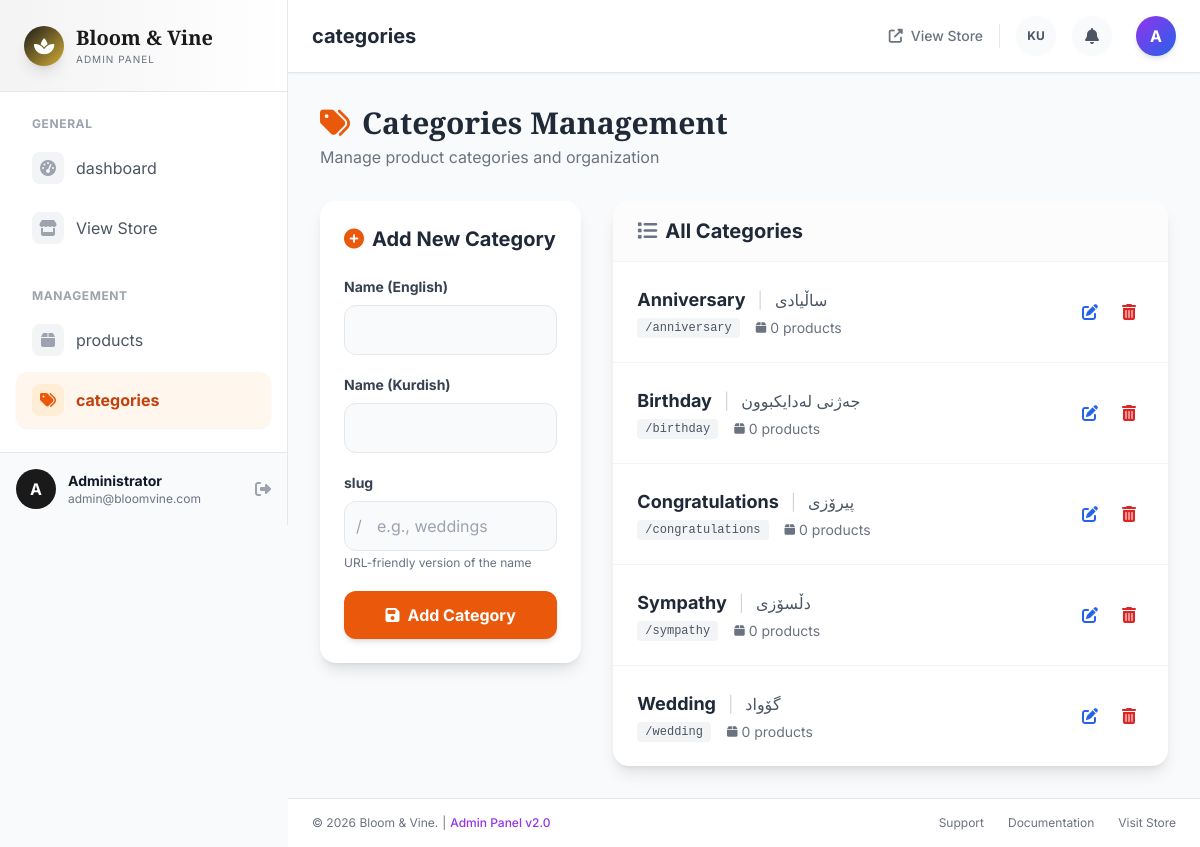
Screenshot of /admin/categories.php (signed in) with the database file from the repository.
### tables this page shows
CREATE TABLE IF NOT EXISTS `categories` (
  `id` INT(11) UNSIGNED NOT NULL AUTO_INCREMENT,
  `name_en` VARCHAR(255) NOT NULL,
  `name_ku` VARCHAR(255) NOT NULL,
  `slug` VARCHAR(255) NOT NULL,
  `created_at` TIMESTAMP NOT NULL DEFAULT CURRENT_TIMESTAMP,
  PRIMARY KEY (`id`),
  UNIQUE KEY `slug` (`slug`),
  KEY `name_en` (`name_en`)
);

### src/functions.php (called while the page is built, shortened)
<?php
function e(?string $string, int $flags = ENT_QUOTES | ENT_HTML5): string {
    return htmlspecialchars($string, $flags, 'UTF-8');
}
function getCurrentLang(): string {
    return $_SESSION['lang'] ?? 'en';
}
function isRTL(): bool {
    return getCurrentLang() === 'ku';
}
function getHtmlDir(): string {
    return isRTL() ? 'rtl' : 'ltr';
}
function loadTranslations(): array {
    $lang = getCurrentLang();
    $translationFile = __DIR__ . "/translations/{$lang}.php";
    if (file_exists($translationFile)) {
        return require $translationFile;
    }
    return require __DIR__ . '/translations/en.php';
}
function t(string $key, array $replacements = []): string {
    static $translations = null;
    if ($translations === null) {
        $translations = loadTranslations();
    }
    $text = $translations[$key] ?? $key;
    return $text;
}

### admin/categories.php (the view, shortened to what this page needs)
<?php
require_once __DIR__ . '/../src/functions.php';
$pdo = getDB();
$stmt = $pdo->query('SELECT c.*, COUNT(p.id) as product_count
                     FROM categories c
                     LEFT JOIN products p ON c.id = p.category_id
                     GROUP BY c.id
                     ORDER BY c.name_en');
$categories = $stmt->fetchAll();
$lang = getCurrentLang();
$dir = getHtmlDir();
?>
<!DOCTYPE html>
<html lang="<?= e($lang) ?>" dir="<?= e($dir) ?>">
<head>
    <link rel="stylesheet" href="https://cdnjs.cloudflare.com/ajax/libs/font-awesome/6.4.0/css/all.min.css">
    <script src="https://cdn.tailwindcss.com"></script>
</head>
<body class="bg-gray-50 min-h-screen" style="font-family: 'Inter', 'Segoe UI', sans-serif;">
    <div class="flex min-h-screen">
        <?php include __DIR__ . '/sidebar.php'; ?>
        <div class="flex-1 flex flex-col min-w-0 overflow-x-hidden">
            <?php include __DIR__ . '/header.php'; ?>
            <main class="flex-1 p-4 md:p-8">
                <div class="flex flex-col md:flex-row justify-between items-start md:items-center gap-4 mb-8">
                    <div>
                        <h1 class="text-3xl font-luxury font-bold text-gray-800 flex items-center gap-3">
                            <i class="fas fa-tags text-orange-600"></i>
                            <?= e(t('categories_management')) ?>
                        </h1>
                        <p class="text-gray-500 mt-1">Manage product categories and organization</p>
                    </div>
                </div>
                <div class="grid grid-cols-1 lg:grid-cols-3 gap-6 md:gap-8">
                    <div class="lg:col-span-1">
                        <div class="bg-white rounded-2xl shadow-lg p-6 sticky top-24">
                            <h2 class="text-xl font-bold text-gray-800 mb-6 flex items-center gap-2">
                                <i class="fas fa-plus-circle text-orange-600"></i>
                                <?= e(t('add_new_category')) ?>
                            </h2>
                            <form method="POST" action="" class="space-y-5">
                                <div>
                                    <label class="block text-sm font-bold text-gray-700 mb-2"><?= e(t('name_en')) ?></label>
                                    <input type="text" name="name_en" required
                                           class="w-full px-4 py-3 border border-gray-200 rounded-xl focus:outline-none focus:ring-2 focus:ring-orange-500 focus:border-transparent transition-all bg-gray-50 focus:bg-white">
                                </div>
                                <div>
                                    <label class="block text-sm font-bold text-gray-700 mb-2"><?= e(t('name_ku')) ?></label>
                                    <input type="text" name="name_ku" required
                                           class="w-full px-4 py-3 border border-gray-200 rounded-xl focus:outline-none focus:ring-2 focus:ring-orange-500 focus:border-transparent transition-all bg-gray-50 focus:bg-white">
                                </div>
                                <div>
                                    <label class="block text-sm font-bold text-gray-700 mb-2"><?= e(t('slug')) ?></label>
                                    <div class="relative">
                                        <div class="absolute inset-y-0 left-0 pl-3 flex items-center pointer-events-none">
                                            <span class="text-gray-400">/</span>
                                        </div>
                                        <input type="text" name="slug" required
                                               placeholder="e.g., weddings"
                                               class="w-full pl-8 pr-4 py-3 border border-gray-200 rounded-xl focus:outline-none focus:ring-2 focus:ring-orange-500 focus:border-transparent transition-all bg-gray-50 focus:bg-white">
                                    </div>
                                    <p class="text-xs text-gray-500 mt-1">URL-friendly version of the name</p>
                                </div>
                                <button type="submit"
                                        class="w-full bg-orange-600 text-white py-3 px-4 rounded-xl hover:bg-orange-700 transition-all duration-300 font-bold shadow-md hover:shadow-lg transform hover:-translate-y-0.5">
                                    <i class="fas fa-save me-2"></i><?= e(t('add_category_btn')) ?>
                                </button>
                            </form>
                        </div>
                    </div>
                    <div class="lg:col-span-2">
                        <div class="bg-white rounded-2xl shadow-lg overflow-hidden">
                            <div class="px-6 py-4 border-b border-gray-100 bg-gray-50/50">
                                <h2 class="text-xl font-bold text-gray-800 flex items-center gap-2">
                                    <i class="fas fa-list text-gray-500"></i>
                                    <?= e(t('all_categories')) ?>
                                </h2>
                            </div>
                            <div class="divide-y divide-gray-100">
                                <?php foreach ($categories as $category): ?>
                                    <div class="p-6 hover:bg-orange-50/30 transition-colors group">
                                        <div class="flex flex-col sm:flex-row justify-between items-start sm:items-center gap-4">
                                            <div class="flex-1">
                                                <div class="flex items-center gap-3 mb-1">
                                                    <h3 class="font-bold text-lg text-gray-800"><?= e($category['name_en']) ?></h3>
                                                    <span class="text-gray-300">|</span>
                                                    <span class="font-medium text-gray-600"><?= e($category['name_ku']) ?></span>
                                                </div>
                                                <div class="flex items-center gap-4 text-sm text-gray-500">
                                                    <span class="bg-gray-100 px-2 py-0.5 rounded text-xs font-mono text-gray-600">/<?= e($category['slug']) ?></span>
                                                    <span class="flex items-center gap-1">
                                                        <i class="fas fa-box text-xs"></i>
                                                        <?= e((string)$category['product_count']) ?> <?= e(t('products')) ?>
                                                    </span>
                                                </div>
                                            </div>
                                            <div class="flex gap-2">
                                                <a href="?edit=<?= e((string)$category['id']) ?>"
                                                   class="p-2 text-blue-600 hover:bg-blue-50 rounded-lg transition-colors" title="<?= e(t('edit')) ?>">
                                                    <i class="fas fa-edit"></i>
                                                </a>
                                                <?php if ($category['product_count'] == 0): ?>
                                                    <a href="?delete=<?= e((string)$category['id']) ?>"
                                                       onclick="return confirm('<?= e(t('delete_category_confirm')) ?>')"
                                                       class="p-2 text-red-600 hover:bg-red-50 rounded-lg transition-colors" title="<?= e(t('delete')) ?>">
                                                        <i class="fas fa-trash-alt"></i>
                                                    </a>
                                                <?php else: ?>
                                                    <span class="p-2 text-gray-300 cursor-not-allowed" title="Cannot delete category with products">
                                                        <i class="fas fa-trash-alt"></i>
                                                    </span>
                                                <?php endif; ?>
                                            </div>
                                        </div>
                                    </div>
                                <?php endforeach; ?>
                            </div>
                        </div>
                    </div>
                </div>
            </main>
            <?php include __DIR__ . '/footer.php'; ?>
        </div>
    </div>
</body>
</html>

### rows the page displays
categories: name_en "Anniversary", name_ku "ساڵیادی", slug "anniversary", product_count "0"
categories: name_en "Birthday", name_ku "جەژنی لەدایکبوون", slug "birthday", product_count "0"
categories: name_en "Congratulations", name_ku "پیرۆزی", slug "congratulations", product_count "0"
categories: name_en "Sympathy", name_ku "دڵسۆزی", slug "sympathy", product_count "0"
categories: name_en "Wedding", name_ku "گۆواد", slug "wedding", product_count "0"

### other values shown
t('dashboard') "dashboard"
t('view_store') "View Store"
t('products') "products"
t('categories') "categories"
substr($_SESSION['full_name'] ?? 'A', 0, 1) "A"
$_SESSION['full_name'] "Administrator"
$_SESSION['email'] "admin@bloomvine.com"
$pageTitle "categories"
t('categories_management') "Categories Management"
t('add_new_category') "Add New Category"
t('name_en') "Name (English)"
t('name_ku') "Name (Kurdish)"
t('slug') "slug"
t('add_category_btn') "Add Category"
t('all_categories') "All Categories"
